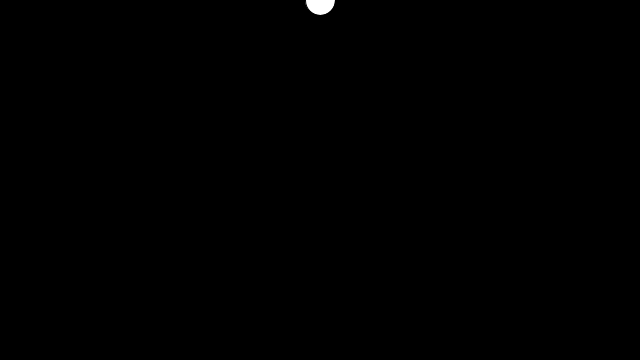
Frame 1 (no input)
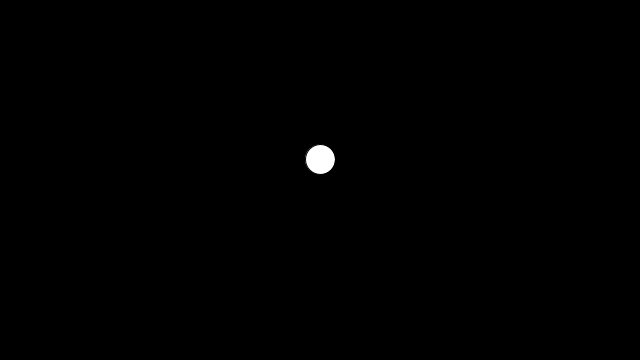
Frame 60 (the mouse pressed at the canvas centre just before this capture)
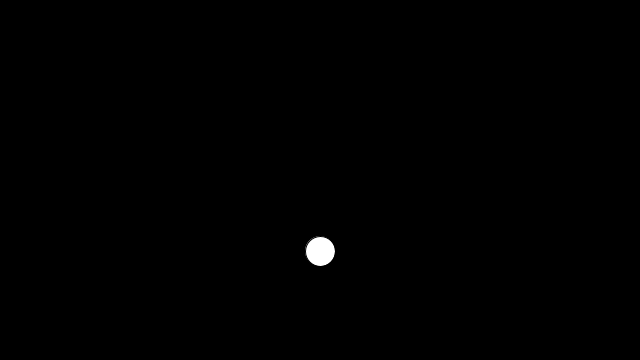
Frame 120 (the mouse held since frame 60 and released just before this capture)

The Processing sketch that drew these frames (run headless with seeded random() and noise(); from frame 60 on, the mouse is pressed at the canvas centre):

// Processing sketch: Gravity
// ── Gravity.pde
float circleX;
float circleY = 0;
float yspeed = 3;
float acceleration = 1;
float damping = 8;

void setup()
{
  size(640,360);
  circleX = width/2;
  
}

void draw()
{
  background(0);
  
  ellipse(circleX,circleY,30,30);
  
  circleY = circleY + yspeed;
  yspeed = yspeed + acceleration;
  
  if(circleY > height)
  {
    circleY = height;
    yspeed = yspeed * -0.1 * damping;
  }
}
